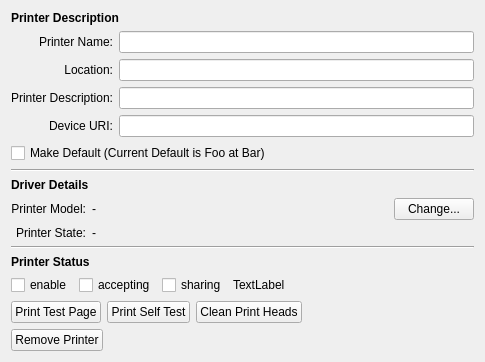
           <widget class="QWidget" name="settings">
            <attribute name="title">
             <string>Settings</string>
            </attribute>
            <layout class="QVBoxLayout" name="verticalLayout_5">
             <item>
              <widget class="QLabel" name="label_3">
               <property name="font">
                <font>
                 <weight>75</weight>
                 <bold>true</bold>
                </font>
               </property>
               <property name="text">
                <string>Printer Description</string>
               </property>
              </widget>
             </item>
             <item>
              <layout class="QGridLayout" name="gridLayout_8">
               <item row="0" column="0">
                <widget class="QLabel" name="lblPName">
                 <property name="text">
                  <string>Printer Name:</string>
                 </property>
                 <property name="alignment">
                  <set>Qt::AlignRight|Qt::AlignTrailing|Qt::AlignVCenter</set>
                 </property>
                </widget>
               </item>
               <item row="0" column="1">
                <widget class="KLineEdit" name="entPName"/>
               </item>
               <item row="1" column="0">
                <widget class="QLabel" name="lblPLocation">
                 <property name="text">
                  <string>Location:</string>
                 </property>
                 <property name="alignment">
                  <set>Qt::AlignRight|Qt::AlignTrailing|Qt::AlignVCenter</set>
                 </property>
                </widget>
               </item>
               <item row="1" column="1">
                <widget class="KLineEdit" name="entPLocation"/>
               </item>
               <item row="2" column="0">
                <widget class="QLabel" name="lblPDescription">
                 <property name="text">
                  <string>Printer Description:</string>
                 </property>
                 <property name="alignment">
                  <set>Qt::AlignRight|Qt::AlignTrailing|Qt::AlignVCenter</set>
                 </property>
                </widget>
               </item>
               <item row="2" column="1">
                <widget class="KLineEdit" name="entPDescription"/>
               </item>
               <item row="3" column="0">
                <widget class="QLabel" name="lblPDevice2">
                 <property name="text">
                  <string>Device URI:</string>
                 </property>
                 <property name="alignment">
                  <set>Qt::AlignRight|Qt::AlignTrailing|Qt::AlignVCenter</set>
                 </property>
                </widget>
               </item>
               <item row="3" column="1">
                <widget class="KLineEdit" name="entPDevice"/>
               </item>
              </layout>
             </item>
             <item>
              <widget class="QCheckBox" name="chkPMakeDefault">
               <property name="enabled">
                <bool>true</bool>
               </property>
               <property name="text">
                <string comment="KDE::DoNotExtract">Make Default (Current Default is Foo at Bar)</string>
               </property>
              </widget>
             </item>
             <item>
              <widget class="Line" name="line">
               <property name="orientation">
                <enum>Qt::Horizontal</enum>
               </property>
              </widget>
             </item>
             <item>
              <widget class="QLabel" name="label_7">
               <property name="font">
                <font>
                 <weight>75</weight>
                 <bold>true</bold>
                </font>
               </property>
               <property name="text">
                <string>Driver Details</string>
               </property>
              </widget>
             </item>
             <item>
              <layout class="QGridLayout" name="gridLayout_16">
               <item row="0" column="0">
                <widget class="QLabel" name="lblPMakeModel2">
                 <property name="sizePolicy">
                  <sizepolicy hsizetype="Minimum" vsizetype="Preferred">
                   <horstretch>0</horstretch>
                   <verstretch>0</verstretch>
                  </sizepolicy>
                 </property>
                 <property name="text">
                  <string>Printer Model:</string>
                 </property>
                 <property name="alignment">
                  <set>Qt::AlignRight|Qt::AlignTrailing|Qt::AlignVCenter</set>
                 </property>
                </widget>
               </item>
               <item row="0" column="1">
                <widget class="QLabel" name="lblPMakeModel">
                 <property name="sizePolicy">
                  <sizepolicy hsizetype="Expanding" vsizetype="Preferred">
                   <horstretch>0</horstretch>
                   <verstretch>0</verstretch>
                  </sizepolicy>
                 </property>
                 <property name="text">
                  <string>-</string>
                 </property>
                 <property name="wordWrap">
                  <bool>true</bool>
                 </property>
                </widget>
               </item>
               <item row="0" column="2">
                <widget class="KPushButton" name="btnChangePPD">
                 <property name="text">
                  <string>Change...</string>
                 </property>
                </widget>
               </item>
               <item row="1" column="0">
                <widget class="QLabel" name="lblPType2">
                 <property name="sizePolicy">
                  <sizepolicy hsizetype="Minimum" vsizetype="Preferred">
                   <horstretch>0</horstretch>
                   <verstretch>0</verstretch>
                  </sizepolicy>
                 </property>
                 <property name="text">
                  <string>Printer State:</string>
                 </property>
                 <property name="alignment">
                  <set>Qt::AlignRight|Qt::AlignTrailing|Qt::AlignVCenter</set>
                 </property>
                </widget>
               </item>
               <item row="1" column="1" colspan="2">
                <widget class="QLabel" name="lblPState">
                 <property name="sizePolicy">
                  <sizepolicy hsizetype="Expanding" vsizetype="Preferred">
                   <horstretch>0</horstretch>
                   <verstretch>0</verstretch>
                  </sizepolicy>
                 </property>
                 <property name="text">
                  <string>-</string>
                 </property>
                </widget>
               </item>
              </layout>
             </item>
             <item>
              <widget class="Line" name="line_2">
               <property name="orientation">
                <enum>Qt::Horizontal</enum>
               </property>
              </widget>
             </item>
             <item>
              <widget class="QLabel" name="label_12">
               <property name="font">
                <font>
                 <weight>75</weight>
                 <bold>true</bold>
                </font>
               </property>
               <property name="text">
                <string>Printer Status</string>
               </property>
              </widget>
             </item>
             <item>
              <layout class="QHBoxLayout" name="horizontalLayout_4">
               <item>
                <widget class="QCheckBox" name="chkPEnabled">
                 <property name="text">
                  <string>enable</string>
                 </property>
                </widget>
               </item>
               <item>
                <widget class="QCheckBox" name="chkPAccepting">
                 <property name="text">
                  <string>accepting</string>
                 </property>
                </widget>
               </item>
               <item>
                <widget class="QCheckBox" name="chkPShared">
                 <property name="text">
                  <string>sharing</string>
                 </property>
                </widget>
               </item>
               <item>
                <widget class="QLabel" name="lblNotPublished">
                 <property name="text">
                  <string comment="KDE::DoNotExtract" >TextLabel</string>
                 </property>
                </widget>
               </item>
               <item>
                <spacer name="horizontalSpacer_10">
                 <property name="orientation">
                  <enum>Qt::Horizontal</enum>
                 </property>
                 <property name="sizeHint" stdset="0">
                  <size>
                   <width>40</width>
                   <height>20</height>
                  </size>
                 </property>
                </spacer>
               </item>
              </layout>
             </item>
             <item>
              <layout class="QHBoxLayout" name="horizontalLayout_5">
               <item>
                <widget class="KPushButton" name="btnPrintTestPage">
                 <property name="text">
                  <string>Print Test Page</string>
                 </property>
                </widget>
               </item>
               <item>
                <widget class="KPushButton" name="btnSelfTest">
                 <property name="text">
                  <string>Print Self Test</string>
                 </property>
                </widget>
               </item>
               <item>
                <widget class="KPushButton" name="btnCleanHeads">
                 <property name="text">
                  <string>Clean Print Heads</string>
                 </property>
                </widget>
               </item>
               <item>
                <spacer name="horizontalSpacer_5">
                 <property name="orientation">
                  <enum>Qt::Horizontal</enum>
                 </property>
                 <property name="sizeHint" stdset="0">
                  <size>
                   <width>99</width>
                   <height>17</height>
                  </size>
                 </property>
                </spacer>
               </item>
              </layout>
             </item>
             <item>
              <layout class="QHBoxLayout" name="horizontalLayout_6">
               <item>
                <widget class="KPushButton" name="btnDelete">
                 <property name="text">
                  <string>Remove Printer</string>
                 </property>
                </widget>
               </item>
               <item>
                <spacer name="horizontalSpacer_6">
                 <property name="orientation">
                  <enum>Qt::Horizontal</enum>
                 </property>
                 <property name="sizeHint" stdset="0">
                  <size>
                   <width>371</width>
                   <height>17</height>
                  </size>
                 </property>
                </spacer>
               </item>
              </layout>
             </item>
            </layout>
           </widget>
